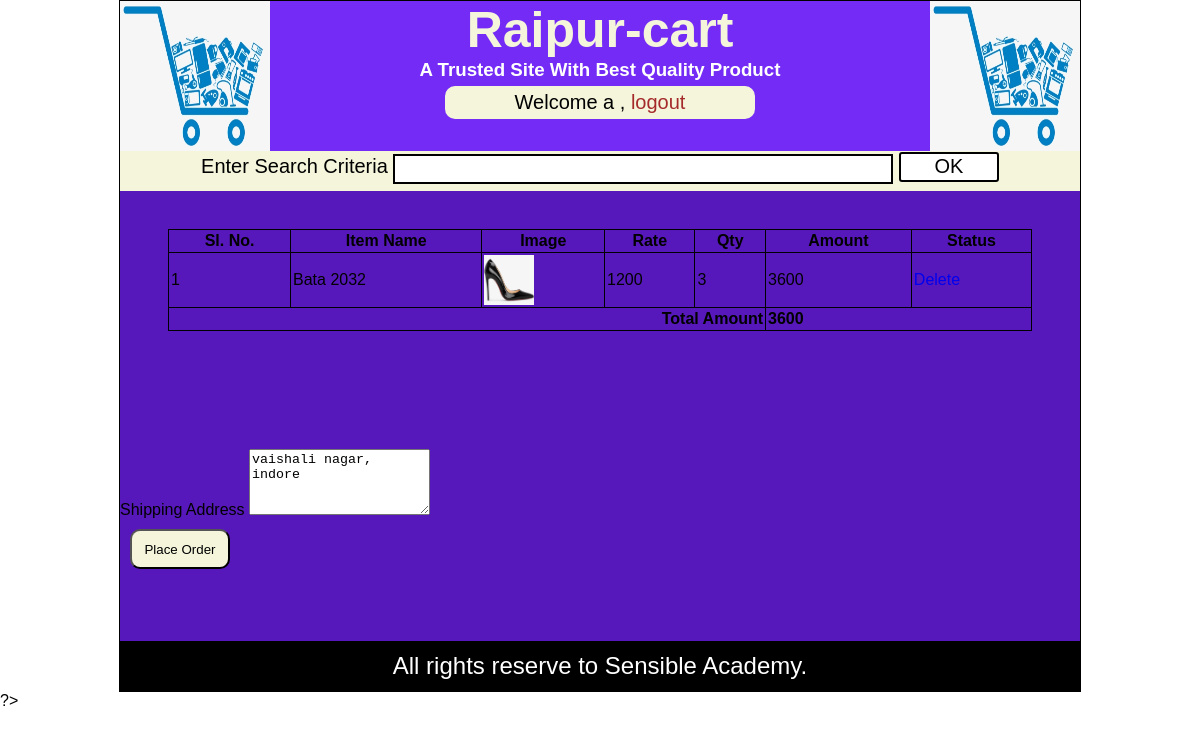
/OrderForm.php (signed in), run on the app's committed database.
### tables this page shows
CREATE TABLE IF NOT EXISTS `cart_info` (
  `cart_id` int(11) NOT NULL AUTO_INCREMENT,
  `user_name` varchar(30) NOT NULL,
  `item_id` int(11) NOT NULL,
  `rate` float NOT NULL,
  `quantity` int(11) NOT NULL,
  PRIMARY KEY (`cart_id`)
);

CREATE TABLE IF NOT EXISTS `product_info` (
  `prod_id` int(11) NOT NULL AUTO_INCREMENT,
  `prod_name` varchar(40) NOT NULL,
  `parent_cat_id` int(11) NOT NULL,
  `prod_rate` float NOT NULL,
  `prod_discount` float NOT NULL,
  `prod_detail` text NOT NULL,
  `image_path` text NOT NULL,
  `create_by` varchar(40) NOT NULL,
  `reg_date` date NOT NULL,
  PRIMARY KEY (`prod_id`)
);

CREATE TABLE IF NOT EXISTS `customer_info` (
  `cust_id` int(11) NOT NULL AUTO_INCREMENT,
  `cust_name` varchar(30) NOT NULL,
  `cust_email` varchar(30) NOT NULL,
  `cust_mobile` varchar(25) NOT NULL,
  `cust_address` text NOT NULL,
  `user_name` varchar(30) NOT NULL,
  `user_pass` varchar(30) NOT NULL,
  `user_type` varchar(10) NOT NULL,
  `reg_date` date NOT NULL,
  PRIMARY KEY (`cust_id`)
);

### OrderForm.php (the view, shortened to what this page needs)
<?php @session_start();
if(isset($_SESSION['uname']) && $_SESSION['utype']=='admin')
{
include("header.php");
?>
<div id="content">
<div>&nbsp;</div>
<div id="tableContainer">
    <table border='1'>
    <tr> <th>Sl. No.</th><th>Item Name</th><th>Image</th> <th>Rate</th>
    <th>Qty</th><th>Amount</th><th>Status</th></tr>
    <?php
    include("dbconnect.php");
    $usr=$_SESSION["uname"];
    $rscart=mysqli_query($con,"select * from cart_info,product_info where item_id=prod_id and user_name='$usr'");
    $cnt=0;
    $total=0;
    while($row=mysqli_fetch_array($rscart))
    {
        $cnt++;
        echo("<tr>");
        echo("<td>".$cnt."</td>");
        echo("<td>".$row['prod_name']."</td>");
        $img=$row["image_path"];
        echo("<td><img src='.//collection//$img' width='50' height='50'></td>");
        echo("<td>".$row['rate']."</td>");
        echo("<td>".$row['quantity']."</td>");
        $amnt=$row['rate']*$row['quantity'];
        $total = $total + $amnt;
        echo("<td>".$amnt."</td>");
        $id=$row["cart_id"];
        echo("<td><a href='deleteCart.php?cid=$id'>Delete</a></td>");
        echo("</tr>");
    }
    echo("<tr><th colspan='5' align='right'> Total Amount  </th> <th colspan='2'align='left'> $total </th> </tr>")
   ?>
    </table>
</div>
    <form method="get" action="insertOrder.php">
        <?php
     $rsuser=mysqli_query($con,"select * from customer_info where user_name='$usr'");
     $row=mysqli_fetch_array($rsuser);
        ?>
        <label>Shipping Address</label>
        <textarea rows='4' name="txtAddress"><?php echo($row['cust_address']); ?></textarea>
        <div id="btnGroup">
            <input type="submit" value="Place Order">
        </div>
    </form>
</div>
<?php
include("footer.php");
}
else
{
  header("location:loginForm.php");
}
?>

### styles.css (style rules this page uses)
body { margin:0px; padding:0px; font-family: Verdana, Geneva, Tahoma, sans-serif; }
a { text-decoration: none; }
#content { min-height:450px; background-color:#5618BA; margin-top: 40px; }
#btnGroup input[type="submit"],#btnGroup input[type="reset"],#btnGroup input[type="button"] { width: 100px; height: 40px; margin: 10px; background-color:beige; border-radius:10px; }
#tableContainer { width: 90%; margin: 10px auto; min-height: 200px; padding: 10px; }
#tableContainer table { width: 100%; border-collapse:collapse ; }
#tableContainer table tr td,#tableContainer table tr th { border:1px solid black; padding: 2px; }

### data on the page
cart_info: product_info.prod_name "Bata 2032", product_info.image_path (picture), rate "1200", quantity "3", amnt "3600"
customer_info: txtAddress "vaishali nagar, indore"

### other printed values
$_SESSION["uname"] "a"
$total "3600"
